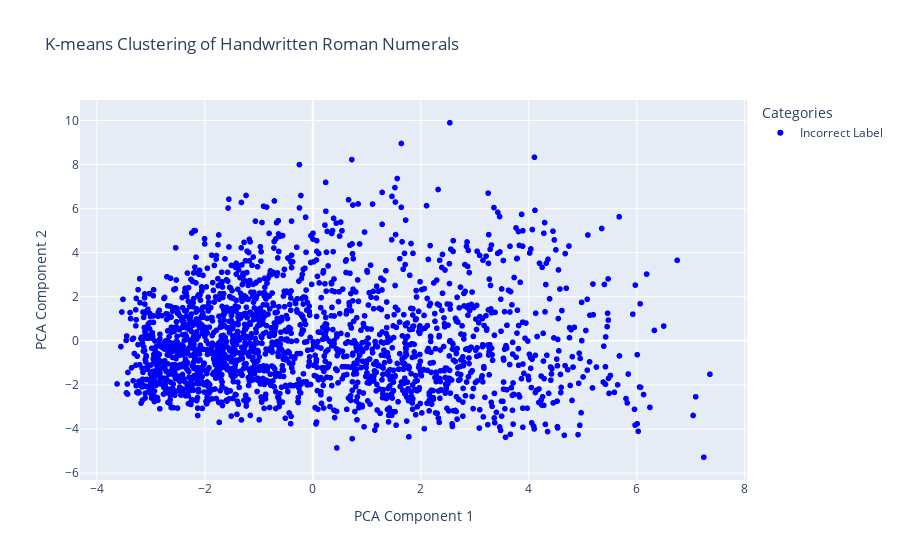

This figure's notebook cell:
### Code cell
import plotly.express as px

# Trực quan hóa kết quả clustering
fig = px.scatter(
    df,
    x='PCA1',  # Trục x từ PCA
    y='PCA2',  # Trục y từ PCA
    color='Category',  # Màu sắc dựa trên danh mục
    title='K-means Clustering of Handwritten Roman Numerals',
    hover_data=['True_Label', 'Predominant_Label', 'Image_Path'],  # Hiển thị thêm thông tin khi di chuột
    color_discrete_sequence=['blue', 'orange', 'green'],  # Màu cho từng danh mục
)

# Cập nhật layout
fig.update_layout(
    xaxis_title='PCA Component 1',
    yaxis_title='PCA Component 2',
    legend_title='Categories',
)

# Hiển thị biểu đồ
fig.show()

### Figure 1 — Plotly figure (JSON) as saved in the notebook; plotly's stock layout.template omitted (floating-point values rounded to 4 significant figures; data arrays with more than 128 entries replaced by an {"elided": "..."} marker saying what was removed)
{"data": [{"customdata": {"elided": "2067x3 mixed values"}, "hovertemplate": "Category=Incorrect Label<br>PCA1=%{x}<br>PCA2=%{y}<br>True_Label=%{customdata[0]}<br>Predominant_Label=%{customdata[1]}<br>Image_Path=%{customdata[2]}<extra></extra>", "legendgroup": "Incorrect Label", "marker": {"color": "blue", "symbol": "circle"}, "mode": "markers", "name": "Incorrect Label", "showlegend": true, "type": "scattergl", "x": {"elided": "2067 float values"}, "xaxis": "x", "y": {"elided": "2067 float values"}, "yaxis": "y"}], "layout": {"legend": {"title": {"text": "Categories"}, "tracegroupgap": 0}, "title": {"text": "K-means Clustering of Handwritten Roman Numerals"}, "xaxis": {"anchor": "y", "domain": [0, 1], "title": {"text": "PCA Component 1"}}, "yaxis": {"anchor": "x", "domain": [0, 1], "title": {"text": "PCA Component 2"}}}}
